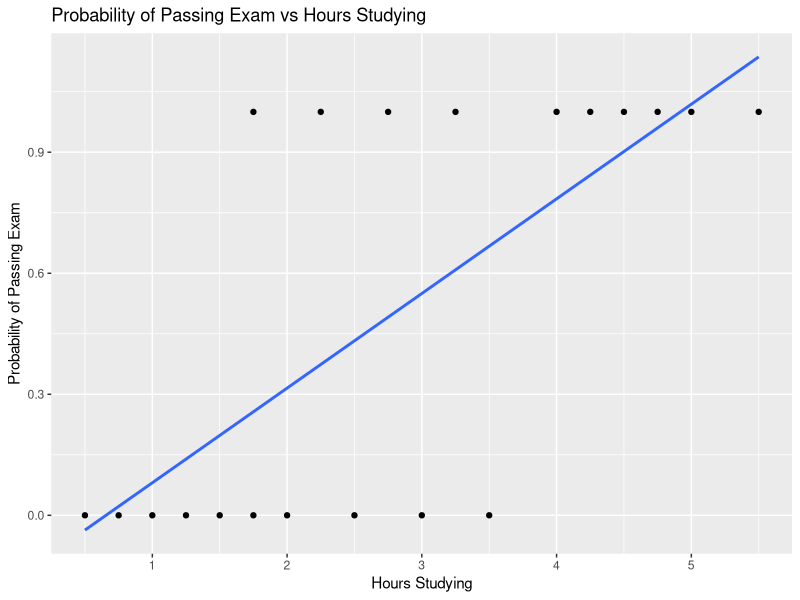

R code for this plot:
## ---- chunk 1
sigmoid <- function(z) {
  #SIGMOID Compute sigmoid functoon
  #   J <- SIGMOID(z) computes the sigmoid of z.
  
  # You need to return the following variables correctly
  z <- as.matrix(z)
  g <- matrix(0,dim(z)[1],dim(z)[2])
  
  # ----------------------- YOUR CODE HERE -----------------------
  # Instructions: Compute the sigmoid of each value of z (z can be a matrix,
  #               vector or scalar).
  
  g <- 1 / (1 + exp(-1 * z))
  g
  # ----------------------------------------------------
}
## ---- chunk 2
predict <- function(theta, X) {
  
  m <- dim(X)[1] # Number of training examples
  
  p <- rep(0,m)
  
  p[sigmoid(X %*% theta) >= 0.5] <- 1
  
  p
  # ----------------------------------------------------
}
## ---- chunk 3

Hours <- c(0.50, 0.75, 1.00, 1.25, 1.50, 1.75, 1.75, 2.00, 2.25,
           2.50, 2.75, 3.00, 3.25, 3.50,    4.00,   4.25,   4.50,   4.75,
           5.00, 5.50)
Pass    <- c(0, 0, 0, 0, 0, 0, 1,   0, 1, 0, 1, 0, 1, 0, 1, 1, 1,   1, 1, 1)

HrsStudying <- data.frame(Hours, Pass)

## ---- chunk 4
HrsStudying_Table <- t(HrsStudying); HrsStudying_Table

## ---- chunk 5
library(ggplot2)
ggplot(HrsStudying, aes(Hours, Pass)) +
  geom_point(aes()) +
  geom_smooth(method='glm', family="binomial", se=FALSE) +
  labs (x="Hours Studying", y="Probability of Passing Exam",
        title="Probability of Passing Exam vs Hours Studying")

## ---- chunk 6
model <- glm(Pass ~.,family=binomial(link='logit'),data=HrsStudying)
model$coefficients
## ---- chunk 7

StudentHours <- 3
ProbabilityOfPassingExam <- 1/(1+exp(-(-4.0777+1.5046*StudentHours)))
ProbabilityOfPassingExam
## ---- chunk 8
ExamPassTable <- data.frame(column1=c(1, 2, 3, 4, 5),
                            column2=c(1/(1+exp(-(-4.0777+1.5046*1))),
                                      1/(1+exp(-(-4.0777+1.5046*2))),
                                      1/(1+exp(-(-4.0777+1.5046*3))),
                                      1/(1+exp(-(-4.0777+1.5046*4))),
                                      1/(1+exp(-(-4.0777+1.5046*5)))))
names(ExamPassTable) <- c("Hours of study", "Probability of passing exam")
ExamPassTable
## ---- chunk 9
costFunction  <- function(X, y) {
  
  #COSTFUNCTION Compute cost for logistic regression
  #   J <- COSTFUNCTION(theta, X, y) computes the cost of using theta as the
  #   parameter for logistic regression.
  
  function(theta) {
    # Initialize some useful values
    m <- length(y) # number of training examples
    
    # You need to return the following variable correctly
    J <- 0
    
  
    h <- sigmoid(X %*% theta)
    J <- (t(-y) %*% log(h) - t(1 - y) %*% log(1 - h)) / m
    J
    # ----------------------------------------------------
  }
}

## ---- chunk 10

grad <- function(X, y) {
  #COSTFUNCTION Compute gradient for logistic regression
    #   J <- COSTFUNCTION(theta, X, y) computes the gradient of the cost
    #   w.r.t. to the parameters.
  function(theta) {

    # You need to return the following variable correctly
    grad <- matrix(0,dim(as.matrix(theta)))
    m <- length(y)

    h <- sigmoid(X %*% theta)

    # calculate grads
    
    grad <- (t(X) %*% (h - y)) / m
    
    grad
    # ----------------------------------------------------
    
  }
}
